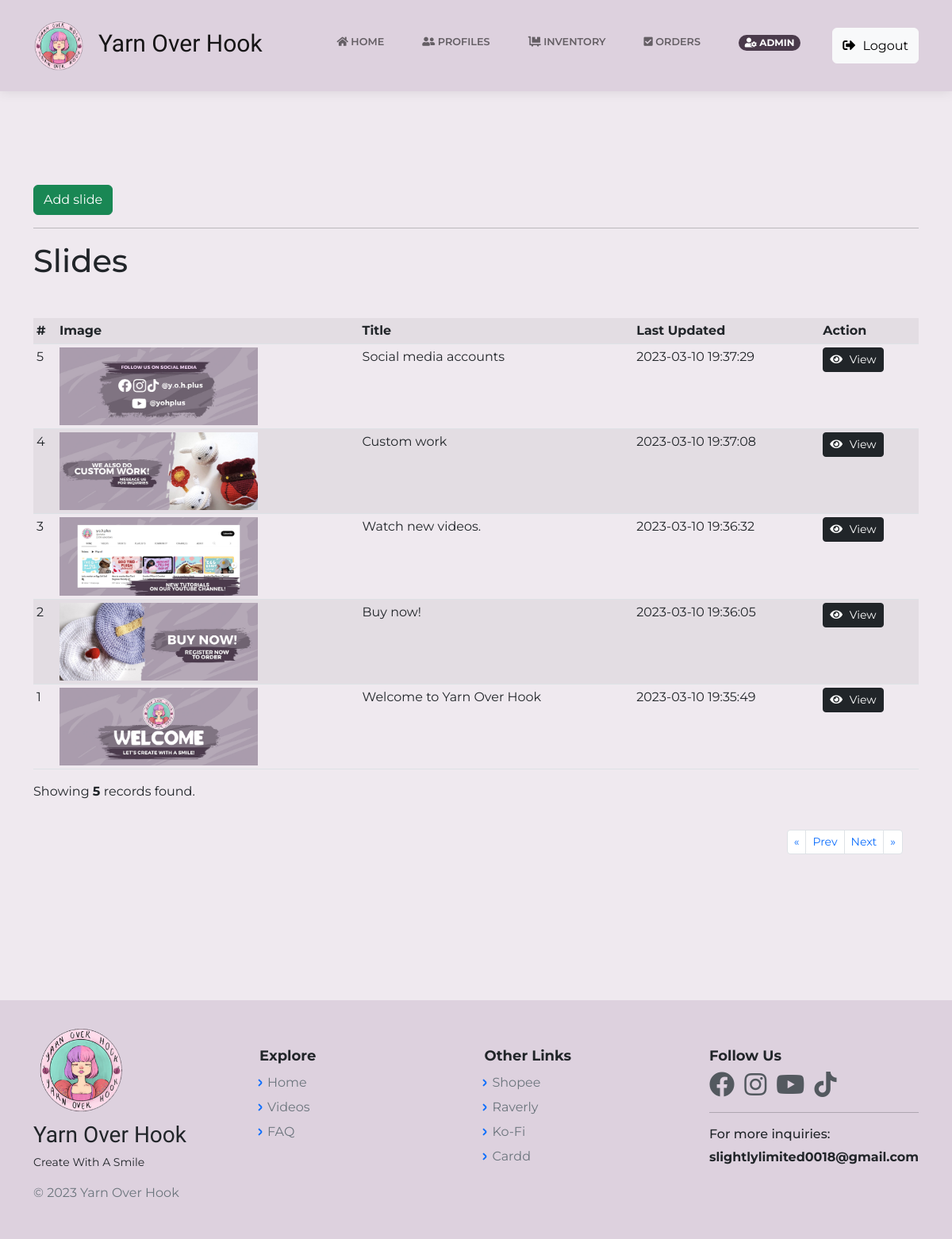
Page /SlidesAdmin.php (signed in) on the committed database.
### tables this page shows
CREATE TABLE `slides` (
  `slide_id` int(11) NOT NULL,
  `slide_title` varchar(255) NOT NULL,
  `slide_img` varchar(255) NOT NULL,
  `slide_desc` varchar(255) NOT NULL,
  `slide_link` varchar(255) NOT NULL,
  `created_at` timestamp NOT NULL DEFAULT current_timestamp() ON UPDATE current_timestamp()
);

### SlidesAdmin.php (the view, shortened to what this page needs)
<?php
    include("includes/dbh.inc.php");
    require 'layouts/Header.php';
	$sl = "SELECT * FROM slides ORDER BY slide_id DESC";
    $count = "SELECT COUNT(*) FROM slides";
	$result = mysqli_query($con, $sl);
    $result_count = mysqli_query($con, $count);
	$slides = mysqli_fetch_all($result, MYSQLI_ASSOC);
    $r_count = mysqli_fetch_array($result_count)[0];
?>
<body class="d-flex flex-column min-vh-100">
<?php require 'layouts/nav.php';?>
<main class="page blog-post">
        <section class="clean-block clean-post dark" style="background-color:#efe9ef;">
            <div class="container my-5">
                <a class="btn btn-success" href="AddSlide.php" role="button"> Add slide </a><hr>
                <h1> Slides </h1>
                <table class="table table-striped table-hover table-sm mt-5">
                    <tr>
                        <th> # </th>
                        <th> Image </th>
                        <th> Title </th>
                        <th> Last Updated </th>
                        <th> Action </th>
                    </tr>
                    <?php foreach($slides as $slide): ?>
                        <tr><td> <?php echo $slide['slide_id']; ?> </td>
                        <td> <img width="250px" src="<?php echo $slide['slide_img']; ?>"> </td>
                        <td> <?php echo $slide['slide_title']; ?> </td>
                        <td> <?php echo $slide['created_at']; ?> </td>
                        <td> <a class="btn btn-sm btn-dark" href="Slide.php?id=<?php echo $slide['slide_id'] ?>" role="button"><i class="fas fa-eye"></i> View</a> </td></tr>
                    <?php endforeach; ?>
                </table>
                <p> Showing <strong> <?php echo $r_count ?> </strong> records found. </p>
                <nav style="margin-bottom: 15px;margin-top: 10px;">
                    <ul class="pagination pagination-sm justify-content-end flex-wrap">
                        <li class="page-item"><a class="page-link" aria-label="Previous" href="#"><span aria-hidden="true">«</span></a></li>
                        <li class="page-item previous">
                            <a class="page-link" href="#">Prev</a>
                        </li>
                        <li class="page-item">
                            <a class="page-link" href="#">Next</a>
                        </li>
                        <li class="page-item"><a class="page-link" aria-label="Next" href="#"><span aria-hidden="true">»</span></a></li>
                    </ul>
                </nav>
            </div>
        </section>
    </main>
<?php require 'layouts/Footer.php';?>

### assets/css/main.css (style rules this page uses)
body { background-color: #efe9ef !important; padding-top: 85px; }
nav { padding: 20px; }
.container { animation: transitionInContainer 0.50s; }

### assets/css/Profile-Edit-Form-styles.css (style rules this page uses)
hr { height: 2px; }

### assets/css/Profile-Edit-Form.css (style rules this page uses)
hr { height: 2px; }

### assets/css/ProfileEdit1.css (style rules this page uses)
hr { height: 2px; }

### assets/css/ProfileEdit2.css (style rules this page uses)
hr { height: 2px; }

### rows in the picture
slides: slide_id "5", slide_img (picture), slide_title "Social media accounts", created_at "2023-03-10 19:37:29"
slides: slide_id "4", slide_img (picture), slide_title "Custom work", created_at "2023-03-10 19:37:08"
slides: slide_id "3", slide_img (picture), slide_title "Watch new videos.", created_at "2023-03-10 19:36:32"
slides: slide_id "2", slide_img (picture), slide_title "Buy now!", created_at "2023-03-10 19:36:05"
slides: slide_id "1", slide_img (picture), slide_title "Welcome to Yarn Over Hook", created_at "2023-03-10 19:35:49"

### other values in the picture
$_SESSION['cust_name'] "ADMIN"
$r_count "5"
